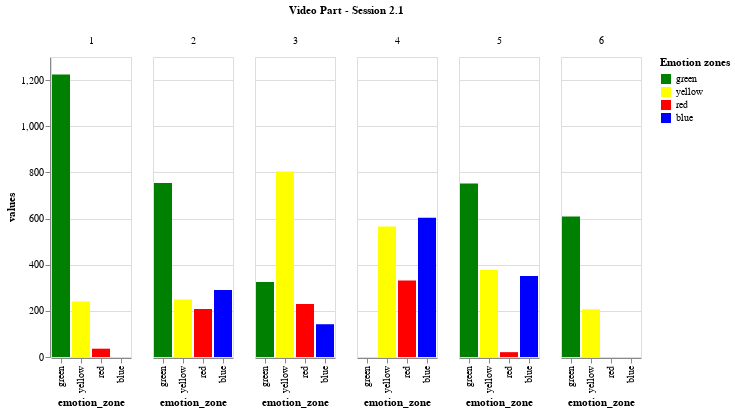

The notebook cell this image was saved under:
### Markdown cell above
## Session 2.1 (Participant 2)

### Code cell
dataframes_21 = add_video_part_column_to_dataframes(dataframes_21)

dataframes_21_dict = create_whole_session_dict_values(dataframes_21)

df_session_21 = pd.DataFrame(dataframes_21_dict)


# Using pandas function to transform from wide format to long format, so Altair can work better
source_21 = df_session_21.melt("video_part", var_name="emotion_zone", value_name='values')

alt.Chart(source_21).mark_bar().encode(
    alt.X('emotion_zone:N', sort=COLOURS),
    alt.Y('values:Q'),
    column=alt.Column('video_part:N', title='Video Part - Session 2.1'),
    color=alt.Color('emotion_zone', scale=alt.Scale(domain=EMOTIONS, range=COLOURS), title='Emotion zones')

)

### Figure 1 — Vega-Lite specification as saved in the notebook (floating-point values rounded to 4 significant figures)
{"config": {"view": {"continuousWidth": 400, "continuousHeight": 300}}, "data": {"name": "data-c5e05e23f3dbb632e6d4f81d50c198a3"}, "mark": "bar", "encoding": {"color": {"field": "emotion_zone", "scale": {"domain": ["green", "yellow", "red", "blue"], "range": ["green", "yellow", "red", "blue"]}, "title": "Emotion zones", "type": "nominal"}, "column": {"field": "video_part", "title": "Video Part - Session 2.1", "type": "nominal"}, "x": {"field": "emotion_zone", "sort": ["green", "yellow", "red", "blue"], "type": "nominal"}, "y": {"field": "values", "type": "quantitative"}}, "$schema": "https://vega.github.io/schema/vega-lite/v4.17.0.json", "datasets": {"data-c5e05e23f3dbb632e6d4f81d50c198a3": [{"video_part": 1, "emotion_zone": "green", "values": 1224}, {"video_part": 2, "emotion_zone": "green", "values": 754}, {"video_part": 3, "emotion_zone": "green", "values": 325}, {"video_part": 4, "emotion_zone": "green", "values": 0}, {"video_part": 5, "emotion_zone": "green", "values": 752}, {"video_part": 6, "emotion_zone": "green", "values": 609}, {"video_part": 1, "emotion_zone": "blue", "values": 0}, {"video_part": 2, "emotion_zone": "blue", "values": 290}, {"video_part": 3, "emotion_zone": "blue", "values": 142}, {"video_part": 4, "emotion_zone": "blue", "values": 603}, {"video_part": 5, "emotion_zone": "blue", "values": 351}, {"video_part": 6, "emotion_zone": "blue", "values": 0}, {"video_part": 1, "emotion_zone": "yellow", "values": 241}, {"video_part": 2, "emotion_zone": "yellow", "values": 249}, {"video_part": 3, "emotion_zone": "yellow", "values": 804}, {"video_part": 4, "emotion_zone": "yellow", "values": 566}, {"video_part": 5, "emotion_zone": "yellow", "values": 377}, {"video_part": 6, "emotion_zone": "yellow", "values": 207}, {"video_part": 1, "emotion_zone": "red", "values": 36}, {"video_part": 2, "emotion_zone": "red", "values": 208}, {"video_part": 3, "emotion_zone": "red", "values": 230}, {"video_part": 4, "emotion_zone": "red", "values": 332}, {"video_part": 5, "emotion_zone": "red", "values": 21}, {"video_part": 6, "emotion_zone": "red", "values": 0}]}}
